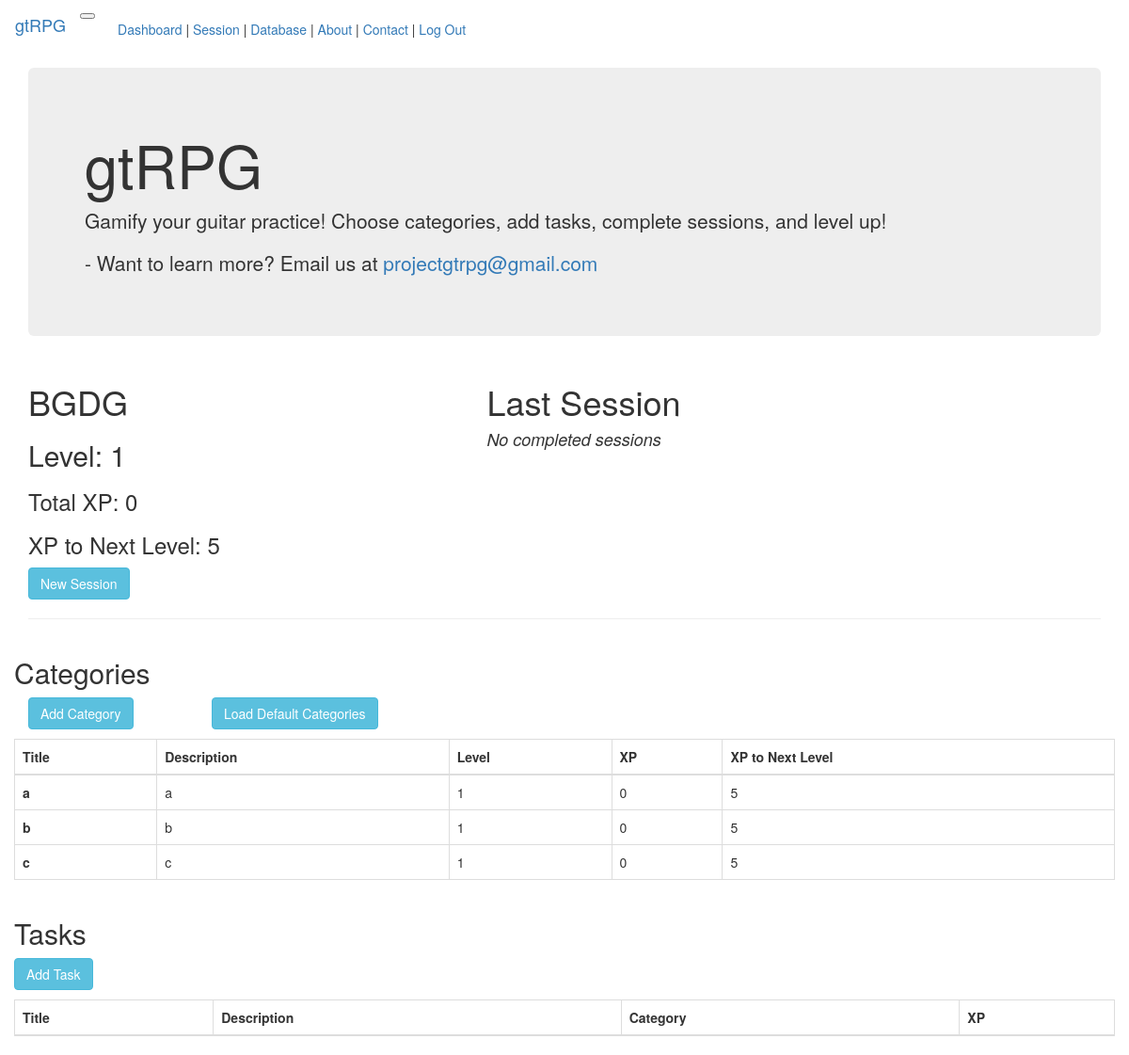
The page /index (signed in) on the database its author committed.
### app/models.py (models this page shows, shortened)
class User(UserMixin, db.Model):
    id = db.Column(db.Integer, primary_key=True)
    username = db.Column(db.String(64), index=True, unique=True)
    email = db.Column(db.String(120), index=True, unique=True)
    password_hash = db.Column(db.String(128))
    about_me = db.Column(db.String(140))
    last_seen = db.Column(db.DateTime, default=datetime.utcnow)
    level = db.Column(db.Integer, default=1, index=True)
    xp = db.Column(db.Integer, default=0, index=True)
    level_up_xp_modifier = db.Column(db.Integer, default=5, index=True)
    xp_to_next_level = db.Column(db.Integer, default=5, index=True)
    xp_to_next_level_constant = db.Column(db.Float, default=5.0)
    user_category = db.relationship('UserCategory', lazy=True)

class UserCategory(db.Model):
    user_id = db.Column('user_id', db.Integer, db.ForeignKey('user.id'), primary_key=True)
    category_id = db.Column('category_id', db.Integer, db.ForeignKey('category.id'), primary_key=True)
    level = db.Column('user_category_level', db.Integer, default=1, index=True)
    xp = db.Column('user_category_xp', db.Integer, default=0, index=True)
    level_up_xp_modifier = db.Column(db.Integer, default=5)
    xp_to_next_level = db.Column(db.Integer, default=5)
    xp_to_next_level_constant = db.Column(db.Float, default=5.0)

class Category(db.Model):
    id = db.Column(db.Integer, primary_key=True)
    title = db.Column(db.String(100), unique=True, nullable=False)
    description = db.Column(db.String(200))
    timestamp = db.Column(db.DateTime, index=True, default=datetime.utcnow)
    tasks = db.relationship('Task', backref='category', lazy=True)

### app/main/routes.py (the view)
@bp.route('/')
@bp.route('/index', methods=['GET'])
@login_required
def index():
    user = User.query.filter_by(username=current_user.username).first_or_404()
    duser = get_dumped_user(user)
    result_list = (db.session.query(UserCategory, Category)
                   .filter(UserCategory.user_id == user.id)
                   .filter(Category.id == UserCategory.category_id)
                   .all())
    user_task_list = Task.query.filter(Task.user_id == user.id).all()
    last_session = get_last_session(user)
    return render_template('index.html', title="Dashboard | gtRPG", user=duser, last_session=last_session, result_list=result_list,
                            user_task_list=user_task_list)

### app/main/routes.py (called while the page is built)
@bp.before_request
def before_request():
    if current_user.is_authenticated:
        current_user.last_seen = datetime.utcnow()
        db.session.commit()

def get_dumped_user(user):
    dumped_user = USER_SCHEMA.dump(user)
    return dumped_user

def get_last_session(user):
    last_session = Session.query.filter(Session.user_id == user.id, Session.completed.isnot(None)).order_by(Session.completed.desc()).first()
    return last_session

### app/models.py (called while the page is built)
@login.user_loader
def load_user(id):
    return User.query.get(int(id))

### app/templates/index.html (shortened to what this page needs)
{% extends "base.html" %}
{% block app_content %}
    <div class="row">
        <div class="col-sm-5">
            <table>
                <tr valign="top">
                    <td>
                        <h1>{{ user.username }}</h1>
                        <h2> Level: {{ user.level }}</h2>
                        <h3> Total XP: {{ user.xp }}</h3>
                        <h3> XP to Next Level: {{ user.xp_to_next_level }}</h3>
                        <a href="{{ url_for('main.new_session', username=current_user.username) }}" class="btn btn-info" role="button">New Session</a>
                    </td>
                </tr>
            </table>
        </div>
        <div class="col-sm-7">
            <table>
                <tr valign="top">
                    <td>
                        <h1>Last Session</h1>
                        {% if last_session %}
                        <h3> Completed: {{ last_session.completed.strftime('%b %d, %Y') }}</h3>
                        <h3> Tasks Completed:</h3>
                        <ul>
                        {% set total_xp = namespace(value=0) %}
                        {% for task in last_session.tasks %}
                            <li><p>{{ task.title }} | {{ task.xp }}</p></li>
                            {% set total_xp.value = total_xp.value + task.xp %}
                        {% endfor %}
                        </ul>
                        <h3>XP Earned: {{ total_xp.value }}</h3>
                        {% else %}
                        <h4><i>No completed sessions</i></h4>
                        {% endif %}
                    </td>
                </tr>
            </table>
        </div>
    </div>
    <hr>
    <div class="row" id ="userCategoriesTable">
        <div class="col">
            <h2>Categories</h2>
        </div>
        <div class="col-sm-1">
            <p><a href="{{ url_for('main.add_user_category', username=current_user.username) }}" class="btn btn-info" role="button">Add Category</a></p>
        </div>
        <div class="col-sm-1"></div>
        <div class="col-sm-1">
            <p><a href="{{ url_for('main.load_default_categories') }}" class="btn btn-info" role="button">Load Default Categories</a></p>
        </div>
        <div class="col">
            <table class="table table-dark table-bordered table-hover">
                <thead class="thead-dark">
                    <tr>
                        <th scope="col">Title</th>
                        <th scope="col">Description</th>
                        <th scope="col">Level</th>
                        <th scope="col">XP</th>
                        <th scope="col">XP to Next Level</th>
                    </tr>
                </thead>
                <tbody>
                    {% for result in result_list %}
                        <tr>
                            <th scope="row">{{result[1].title}}</th>
                            <td>{{result[1].description}}</td>
                            <td>{{result[0].level}}</td>
                            <td>{{result[0].xp}}</td>
                            <td>{{result[0].xp_to_next_level}}</td>
                        </tr>
                    {% endfor %}
                </tbody>
            </table>
        </div>
    </div>
    <div class="row" id ="tasksTable">
        <div class="col">
            <h2>Tasks</h2>
            <p><a href="{{ url_for('main.add_user_task', username=current_user.username) }}" class="btn btn-info" role="button">Add Task</a></p>
            <table class="table table-dark table-bordered table-hover">
                <thead class="thead-dark">
                    <tr>
                        <th scope="col">Title</th>
                        <th scope="col">Description</th>
                        <th scope="col">Category</th>
                        <th scope="col">XP</th>
                    </tr>
                </thead>
            </table>
        </div>
    </div>
{% endblock %}

### rows shown on the page
User: username "BGDG"
UserCategory: title "a", description "a", user_category_level "1", user_category_xp "0", xp_to_next_level "5"
UserCategory: title "b", description "b", user_category_level "1", user_category_xp "0", xp_to_next_level "5"
UserCategory: title "c", description "c", user_category_level "1", user_category_xp "0", xp_to_next_level "5"

### other values the page prints
{{ user.level }} "1"
{{ user.xp }} "0"
{{ user.xp_to_next_level }} "5"
